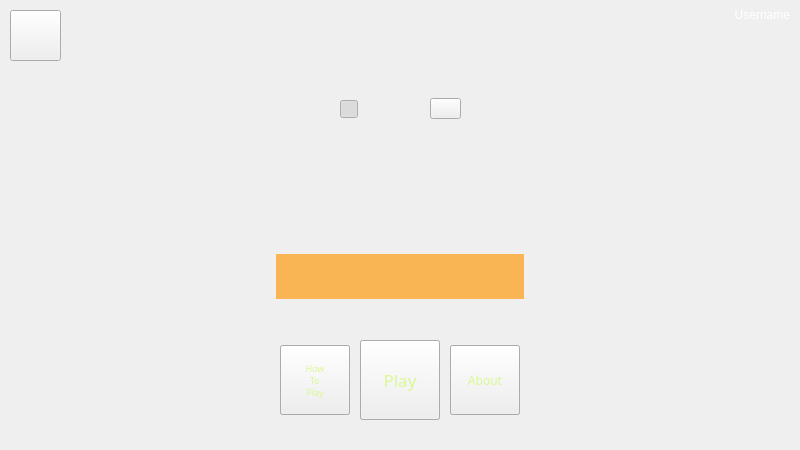
<?xml version="1.0" encoding="UTF-8"?>
<ui version="4.0">
 <class>MainWindow</class>
 <widget class="QMainWindow" name="MainWindow">
  <property name="geometry">
   <rect>
    <x>0</x>
    <y>0</y>
    <width>800</width>
    <height>450</height>
   </rect>
  </property>
  <property name="sizePolicy">
   <sizepolicy hsizetype="Preferred" vsizetype="Preferred">
    <horstretch>0</horstretch>
    <verstretch>0</verstretch>
   </sizepolicy>
  </property>
  <property name="minimumSize">
   <size>
    <width>400</width>
    <height>225</height>
   </size>
  </property>
  <property name="maximumSize">
   <size>
    <width>6000</width>
    <height>3375</height>
   </size>
  </property>
  <property name="windowTitle">
   <string>Qute Fighters</string>
  </property>
  <property name="styleSheet">
   <string notr="true"/>
  </property>
  <widget class="QWidget" name="centralwidget">
   <property name="styleSheet">
    <string notr="true"/>
   </property>
   <layout class="QVBoxLayout" name="verticalLayout">
    <property name="spacing">
     <number>0</number>
    </property>
    <property name="leftMargin">
     <number>0</number>
    </property>
    <property name="topMargin">
     <number>0</number>
    </property>
    <property name="rightMargin">
     <number>0</number>
    </property>
    <property name="bottomMargin">
     <number>0</number>
    </property>
    <item>
     <widget class="QStackedWidget" name="pages">
      <property name="styleSheet">
       <string notr="true"/>
      </property>
      <widget class="QWidget" name="mainPage">
       <property name="styleSheet">
        <string notr="true">QWidget#mainPage {border-image: url(:/Images/UI/Main.png);}
</string>
       </property>
       <widget class="QPushButton" name="playButton">
        <property name="geometry">
         <rect>
          <x>360</x>
          <y>340</y>
          <width>80</width>
          <height>80</height>
         </rect>
        </property>
        <property name="font">
         <font>
          <family>Karate</family>
          <pointsize>13</pointsize>
         </font>
        </property>
        <property name="cursor">
         <cursorShape>PointingHandCursor</cursorShape>
        </property>
        <property name="styleSheet">
         <string notr="true">QPushButton#playButton {
	border-image: url(:/Images/UI/Button.png);
	font-family: 'Karate';
	color: rgb(218, 248, 147);
}

QPushButton#playButton:hover {border-image: url(:/Images/UI/ButtonHover.png);}
</string>
        </property>
        <property name="text">
         <string>Play</string>
        </property>
       </widget>
       <widget class="QPushButton" name="aboutButton">
        <property name="geometry">
         <rect>
          <x>450</x>
          <y>345</y>
          <width>70</width>
          <height>70</height>
         </rect>
        </property>
        <property name="font">
         <font>
          <family>Karate</family>
          <pointsize>9</pointsize>
         </font>
        </property>
        <property name="cursor">
         <cursorShape>PointingHandCursor</cursorShape>
        </property>
        <property name="styleSheet">
         <string notr="true">QPushButton#aboutButton {
	border-image: url(:/Images/UI/Button.png);
	font-family: 'Karate';
	color: rgb(218, 248, 147);
}
QPushButton#aboutButton:hover {border-image: url(:/Images/UI/ButtonHover.png);}
</string>
        </property>
        <property name="text">
         <string>About</string>
        </property>
       </widget>
       <widget class="QPushButton" name="howToButton">
        <property name="geometry">
         <rect>
          <x>280</x>
          <y>345</y>
          <width>70</width>
          <height>70</height>
         </rect>
        </property>
        <property name="font">
         <font>
          <family>Karate</family>
          <pointsize>7</pointsize>
         </font>
        </property>
        <property name="cursor">
         <cursorShape>PointingHandCursor</cursorShape>
        </property>
        <property name="styleSheet">
         <string notr="true">QPushButton#howToButton {
	border-image: url(:/Images/UI/Button.png);
	font-family: 'Karate';
	color: rgb(218, 248, 147);
}
QPushButton#howToButton:hover {border-image: url(:/Images/UI/ButtonHover.png);}

</string>
        </property>
        <property name="text">
         <string>How
To
Play</string>
        </property>
       </widget>
       <widget class="QPushButton" name="musicButton">
        <property name="geometry">
         <rect>
          <x>366</x>
          <y>140</y>
          <width>21</width>
          <height>21</height>
         </rect>
        </property>
        <property name="cursor">
         <cursorShape>PointingHandCursor</cursorShape>
        </property>
        <property name="styleSheet">
         <string notr="true">QPushButton#musicButton {
	border-image: url(:/Images/UI/Music.png);
	border-radius: 5px;
}
QPushButton#musicButton:hover {background-color: rgba(34, 255, 0, 0.2);}
QPushButton#musicButton:pressed {background-color: rgba(34, 255, 0, 0.3);}
QPushButton#musicButton:checked {background-color: rgba(34, 255, 0, 0.3);}</string>
        </property>
        <property name="text">
         <string/>
        </property>
        <property name="checkable">
         <bool>true</bool>
        </property>
       </widget>
       <widget class="QPushButton" name="soundButton">
        <property name="geometry">
         <rect>
          <x>416</x>
          <y>140</y>
          <width>21</width>
          <height>21</height>
         </rect>
        </property>
        <property name="cursor">
         <cursorShape>PointingHandCursor</cursorShape>
        </property>
        <property name="styleSheet">
         <string notr="true">QPushButton#soundButton {
	border-image: url(:/Images/UI/Sound.png);
	border-radius: 5px;
}
QPushButton#soundButton:hover {background-color: rgba(34, 255, 0, 0.2);}
QPushButton#soundButton:pressed {background-color: rgba(34, 255, 0, 0.3);}
QPushButton#soundButton:checked {background-color: rgba(34, 255, 0, 0.3);}</string>
        </property>
        <property name="text">
         <string/>
        </property>
        <property name="checkable">
         <bool>true</bool>
        </property>
       </widget>
       <widget class="QLabel" name="soundBarLabel">
        <property name="geometry">
         <rect>
          <x>260</x>
          <y>0</y>
          <width>281</width>
          <height>321</height>
         </rect>
        </property>
        <property name="styleSheet">
         <string notr="true">border-image: url(:/Images/UI/Sound Bar.png);</string>
        </property>
        <property name="text">
         <string/>
        </property>
       </widget>
       <widget class="QSlider" name="soundBar">
        <property name="geometry">
         <rect>
          <x>276</x>
          <y>254</y>
          <width>248</width>
          <height>45</height>
         </rect>
        </property>
        <property name="cursor">
         <cursorShape>PointingHandCursor</cursorShape>
        </property>
        <property name="mouseTracking">
         <bool>false</bool>
        </property>
        <property name="acceptDrops">
         <bool>false</bool>
        </property>
        <property name="styleSheet">
         <string notr="true">QSlider#soundBar::groove:horizontal {background: transparent;}
QSlider#soundBar::handle:horizontal {background-color: rgba(255, 255, 255, 0);}
QSlider#soundBar::sub-page:horizontal {background-color: rgba(255, 150, 0, 0.65);}</string>
        </property>
        <property name="minimum">
         <number>0</number>
        </property>
        <property name="maximum">
         <number>100</number>
        </property>
        <property name="singleStep">
         <number>0</number>
        </property>
        <property name="pageStep">
         <number>10</number>
        </property>
        <property name="value">
         <number>99</number>
        </property>
        <property name="orientation">
         <enum>Qt::Horizontal</enum>
        </property>
       </widget>
       <widget class="QPushButton" name="localButton">
        <property name="geometry">
         <rect>
          <x>360</x>
          <y>340</y>
          <width>80</width>
          <height>80</height>
         </rect>
        </property>
        <property name="font">
         <font>
          <family>Karate</family>
          <pointsize>13</pointsize>
         </font>
        </property>
        <property name="cursor">
         <cursorShape>PointingHandCursor</cursorShape>
        </property>
        <property name="styleSheet">
         <string notr="true">QPushButton#localButton {
	border-image: url(:/Images/UI/Button.png);
	font-family: 'Karate';
	color: rgb(218, 248, 147);
}
QPushButton#localButton:hover {border-image: url(:/Images/UI/ButtonHover.png);}
</string>
        </property>
        <property name="text">
         <string>Local</string>
        </property>
       </widget>
       <widget class="QPushButton" name="joinButton">
        <property name="geometry">
         <rect>
          <x>450</x>
          <y>345</y>
          <width>70</width>
          <height>70</height>
         </rect>
        </property>
        <property name="font">
         <font>
          <family>Karate</family>
          <pointsize>9</pointsize>
         </font>
        </property>
        <property name="cursor">
         <cursorShape>PointingHandCursor</cursorShape>
        </property>
        <property name="styleSheet">
         <string notr="true">QPushButton#joinButton {
	border-image: url(:/Images/UI/Button.png);
	font-family: 'Karate';
	color: rgb(218, 248, 147);
}
QPushButton#joinButton:hover {border-image: url(:/Images/UI/ButtonHover.png);}
</string>
        </property>
        <property name="text">
         <string>Join</string>
        </property>
       </widget>
       <widget class="QPushButton" name="createButton">
        <property name="geometry">
         <rect>
          <x>280</x>
          <y>345</y>
          <width>70</width>
          <height>70</height>
         </rect>
        </property>
        <property name="font">
         <font>
          <family>Karate</family>
          <pointsize>7</pointsize>
         </font>
        </property>
        <property name="cursor">
         <cursorShape>PointingHandCursor</cursorShape>
        </property>
        <property name="styleSheet">
         <string notr="true">QPushButton#createButton {
	border-image: url(:/Images/UI/Button.png);
	font-family: 'Karate';
	color: rgb(218, 248, 147);
}
QPushButton#createButton:hover {border-image: url(:/Images/UI/ButtonHover.png);}

</string>
        </property>
        <property name="text">
         <string>Create</string>
        </property>
       </widget>
       <widget class="QPushButton" name="backButton2">
        <property name="geometry">
         <rect>
          <x>10</x>
          <y>10</y>
          <width>51</width>
          <height>51</height>
         </rect>
        </property>
        <property name="cursor">
         <cursorShape>PointingHandCursor</cursorShape>
        </property>
        <property name="styleSheet">
         <string notr="true">QPushButton#backButton2 {border-image: url(:/Images/UI/Go back1.png);}
QPushButton#backButton2:hover {border-image: url(:/Images/UI/Go back2.png);}

</string>
        </property>
        <property name="text">
         <string/>
        </property>
       </widget>
       <widget class="QPushButton" name="connectButton">
        <property name="geometry">
         <rect>
          <x>780</x>
          <y>430</y>
          <width>10</width>
          <height>10</height>
         </rect>
        </property>
        <property name="cursor">
         <cursorShape>PointingHandCursor</cursorShape>
        </property>
        <property name="styleSheet">
         <string notr="true">QPushButton#connectButton {
    border: none;
	border-radius: 5px;
    background: qradialgradient(
        cx: 0.5, cy: 0.5, radius: 1,
        fx: 0.5, fy: 0.5,
        stop: 0 #ff0000, stop: 1 #780000);
}

QPushButton#connectButton:hover {
    background: qradialgradient(
        cx: 0.5, cy: 0.5, radius: 1,
        fx: 0.5, fy: 0.5,
        stop: 0 #ff0000, stop: 1 #420000);
}
</string>
        </property>
        <property name="text">
         <string/>
        </property>
       </widget>
       <widget class="QLabel" name="connectionInfoLabel">
        <property name="geometry">
         <rect>
          <x>560</x>
          <y>424</y>
          <width>210</width>
          <height>20</height>
         </rect>
        </property>
        <property name="font">
         <font>
          <pointsize>9</pointsize>
          <bold>false</bold>
         </font>
        </property>
        <property name="styleSheet">
         <string notr="true">color: rgb(255, 255, 255);</string>
        </property>
        <property name="text">
         <string/>
        </property>
        <property name="alignment">
         <set>Qt::AlignRight|Qt::AlignTrailing|Qt::AlignVCenter</set>
        </property>
       </widget>
       <widget class="QPushButton" name="usernameButton">
        <property name="geometry">
         <rect>
          <x>630</x>
          <y>5</y>
          <width>160</width>
          <height>20</height>
         </rect>
        </property>
        <property name="font">
         <font>
          <family>Segoe UI</family>
         </font>
        </property>
        <property name="cursor">
         <cursorShape>PointingHandCursor</cursorShape>
        </property>
        <property name="layoutDirection">
         <enum>Qt::LeftToRight</enum>
        </property>
        <property name="styleSheet">
         <string notr="true">QPushButton {
	color: white;
	border-radius: 10px;
	text-align: right;
}
</string>
        </property>
        <property name="text">
         <string>Username</string>
        </property>
       </widget>
       <widget class="QPushButton" name="closeButton">
        <property name="geometry">
         <rect>
          <x>430</x>
          <y>98</y>
          <width>31</width>
          <height>21</height>
         </rect>
        </property>
        <property name="cursor">
         <cursorShape>PointingHandCursor</cursorShape>
        </property>
        <property name="styleSheet">
         <string notr="true">QPushButton#closeButton {border-image: url(:/Images/UI/Close.png);}
</string>
        </property>
        <property name="text">
         <string/>
        </property>
       </widget>
       <widget class="QPushButton" name="screenButton">
        <property name="geometry">
         <rect>
          <x>340</x>
          <y>100</y>
          <width>18</width>
          <height>18</height>
         </rect>
        </property>
        <property name="cursor">
         <cursorShape>PointingHandCursor</cursorShape>
        </property>
        <property name="styleSheet">
         <string notr="true">QPushButton#screenButton {border-image: url(:/Images/UI/Screen.png);}</string>
        </property>
        <property name="text">
         <string/>
        </property>
        <property name="checkable">
         <bool>true</bool>
        </property>
        <property name="checked">
         <bool>true</bool>
        </property>
       </widget>
       <zorder>soundBarLabel</zorder>
       <zorder>createButton</zorder>
       <zorder>joinButton</zorder>
       <zorder>localButton</zorder>
       <zorder>playButton</zorder>
       <zorder>aboutButton</zorder>
       <zorder>howToButton</zorder>
       <zorder>soundBar</zorder>
       <zorder>backButton2</zorder>
       <zorder>connectButton</zorder>
       <zorder>connectionInfoLabel</zorder>
       <zorder>usernameButton</zorder>
       <zorder>soundButton</zorder>
       <zorder>musicButton</zorder>
       <zorder>closeButton</zorder>
       <zorder>screenButton</zorder>
      </widget>
      <widget class="QWidget" name="aboutPage">
       <property name="styleSheet">
        <string notr="true"/>
       </property>
       <widget class="QPushButton" name="backButton">
        <property name="geometry">
         <rect>
          <x>10</x>
          <y>10</y>
          <width>51</width>
          <height>51</height>
         </rect>
        </property>
        <property name="cursor">
         <cursorShape>PointingHandCursor</cursorShape>
        </property>
        <property name="styleSheet">
         <string notr="true">QPushButton#backButton {border-image: url(:/Images/UI/Go back1.png);}
QPushButton#backButton:hover {border-image: url(:/Images/UI/Go back2.png);}

</string>
        </property>
        <property name="text">
         <string/>
        </property>
       </widget>
       <widget class="QLabel" name="aboutLabel1">
        <property name="geometry">
         <rect>
          <x>140</x>
          <y>190</y>
          <width>521</width>
          <height>31</height>
         </rect>
        </property>
        <property name="font">
         <font>
          <pointsize>14</pointsize>
          <bold>true</bold>
         </font>
        </property>
        <property name="styleSheet">
         <string notr="true">color: rgb(0, 0, 0);</string>
        </property>
        <property name="text">
         <string>This game is written by Uğur Özdemir.</string>
        </property>
        <property name="alignment">
         <set>Qt::AlignCenter</set>
        </property>
       </widget>
       <widget class="QLabel" name="aboutLabel2">
        <property name="geometry">
         <rect>
          <x>140</x>
          <y>220</y>
          <width>521</width>
          <height>61</height>
         </rect>
        </property>
        <property name="font">
         <font>
          <bold>true</bold>
         </font>
        </property>
        <property name="styleSheet">
         <string notr="true">color: rgb(0, 0, 0);</string>
        </property>
        <property name="text">
         <string>The game is written in Qt 6.6.3 in C++ and the server runs on Node.js
All the backgrounds and animations are drawn in Adobe Photoshop</string>
        </property>
        <property name="alignment">
         <set>Qt::AlignCenter</set>
        </property>
       </widget>
       <widget class="QLabel" name="aboutLabel3">
        <property name="geometry">
         <rect>
          <x>140</x>
          <y>190</y>
          <width>510</width>
          <height>110</height>
         </rect>
        </property>
        <property name="font">
         <font>
          <bold>true</bold>
         </font>
        </property>
        <property name="styleSheet">
         <string notr="true">color: rgb(0, 0, 0);</string>
        </property>
        <property name="text">
         <string>You have 6 grounded and 2 aerial attacks. To perform these attacks,
 you must combine your movement with your attacks. 
You can block your opponent's attacks; 
while blocking doesn't prevent damage entirely, it does reduce it.
Be mindful of your health and the amount of time you spend in combat!</string>
        </property>
        <property name="alignment">
         <set>Qt::AlignCenter</set>
        </property>
       </widget>
       <widget class="QPushButton" name="changeKeysButton">
        <property name="geometry">
         <rect>
          <x>310</x>
          <y>360</y>
          <width>180</width>
          <height>40</height>
         </rect>
        </property>
        <property name="font">
         <font>
          <family>Karate</family>
          <pointsize>16</pointsize>
         </font>
        </property>
        <property name="cursor">
         <cursorShape>PointingHandCursor</cursorShape>
        </property>
        <property name="styleSheet">
         <string notr="true">QPushButton {
	color: rgb(94, 44, 17);
	font-family: 'Karate';
	border-radius: 10px;
}

QPushButton:hover {
	background-color: rgba(102, 32, 0, 0.3);
}

</string>
        </property>
        <property name="text">
         <string>Change Keys</string>
        </property>
       </widget>
      </widget>
      <widget class="QWidget" name="selectionPage">
       <layout class="QVBoxLayout" name="verticalLayout_2">
        <property name="spacing">
         <number>0</number>
        </property>
        <property name="leftMargin">
         <number>0</number>
        </property>
        <property name="topMargin">
         <number>0</number>
        </property>
        <property name="rightMargin">
         <number>0</number>
        </property>
        <property name="bottomMargin">
         <number>0</number>
        </property>
       </layout>
      </widget>
      <widget class="QWidget" name="gamePage">
       <layout class="QVBoxLayout" name="verticalLayout_3">
        <property name="spacing">
         <number>0</number>
        </property>
        <property name="leftMargin">
         <number>0</number>
        </property>
        <property name="topMargin">
         <number>0</number>
        </property>
        <property name="rightMargin">
         <number>0</number>
        </property>
        <property name="bottomMargin">
         <number>0</number>
        </property>
       </layout>
      </widget>
     </widget>
    </item>
   </layout>
  </widget>
 </widget>
 <resources/>
 <connections/>
</ui>
